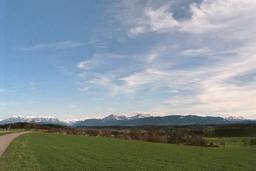
#> input picture Bilder/Beispiel.PNG, 256 x 171 px, shrunk from 1136 x 757 before the run
$ python main.py
#> lines starting #> are read from the running program, lines starting #| are printed output that depends on the picture
from PIL import Image
import numpy as np
import matplotlib.pyplot as plt


### Der Quicksort Algorithmus
# Dies ist eine Hilfsmethode für den quickSort Algorithmus.
# Dem quickSort müssen wir jedes Mal die Parameter arr, low, high und comparator übergeben.
# arr = ist das von uns übergebene Array
# low = der Index des ersten Elements in unserem Array (NICHT den Wert)
# high = der Index des letzten Elements in unserem Array (NICHT den Wert)
# comparator = eine Hilfsfunktion mit deren Hilfe wir entscheiden, wonach wir sortieren wollen.

# Jedes Mal wenn wir ein Bild sortieren, müssen wir die oben genannten 4 Parameter angeben. Um Code-Duplikation zu
# vermeiden, existiert diese Hilfsfunktion.

# So müssen wir nur das Array und die Comparator Funktion übergeben, die Hilfsfunktion übernimmt den Rest.

def quickSortHelp(arr, comparator):
    quickSort(arr, 0, len(arr) - 1, comparator)


def quickSort(arr, low, high, comparator):
    # Wenn das übergebene Array nur noch ein Element hat
    if len(arr) == 1:
        # Dann soll das Array zurückgegeben werden
        return arr
    # Wenn der Index des kleinen Elements kleiner ist als der Index des größten Elements ist
    if low < high:
        # Dann wird die Variable pi definiert
        # Pi ist der Index an dem das Array in zwei geteilt wird. (die Stelle unseres Pivot Elements)
        # arr[pi] ist fertig sortiert
        # was genau partition macht, wird weiter unten erklärt.
        pi = partition(arr, low, high, comparator)

        # Seperately sort elements before partition and after partition
        # Nun wird rekursiv der quickSort Algorithmus erneut aufgerufen. Das Array wird in zwei Arrays geteilt
        # Das erste geht nun vom "ersten" Index zum Element kurz vorm Pivot Element
        quickSort(arr, low, pi - 1, comparator)
        # Das zweite geht vom Element direkt nach dem Pivot Element zum "letzten" Element
        quickSort(arr, pi + 1, high, comparator)
        # "ersten" und "letzten" sind in Anführungszeichen, da es sich nur beim ersten Aufruf um das tatsächlich erste
        # und tatsächich letzte handelt. Da der Algorithmus häufiger aufgerufen wird, wäre der Index von Low/High
        # natürlich auch an anderen Stellen

# Die Methode Partition ist die, die tatsächlich zwei Werte an zwei verschiedenen Stellen miteinander vergleicht
# Es werden die gleichen Parameter wie bei der QuickSort funktion übergeben
def partition(arr, low, high, comparator):
    # i : der Index des kleinsten Elements minus 1, also ganz Links vom Array (noch weiter)
    i = (low - 1)
    # pivot : Wert des Pivot Elements. Hier wird anhand der Comparator Funktion ein Int Wert erstellt, um damit die
    # anderen Elemente zu vergleichen
    pivot = comparator(arr[high])

    # für jeden Wert in diesem Array zwischen dem Index des ersten und des letzten Elements
    for j in range(low, high):
        # Wenn der Wert an der Stelle kleiner ist als das Pivot Element
        if comparator(arr[j]) <= pivot:
            # Soll i um eins vergrößert werden.
            i = i + 1
            # Nun werden die zwei Werte in ihren Positionen vertauscht, damit das bisher kleinste Element vom Wert
            # her ganz links steht.
            arr[i], arr[j] = arr[j], arr[i].copy()
    # Das Element was danach kommt, wird mit dem letzten Element vertauscht
    arr[i + 1], arr[high] = arr[high], arr[i + 1].copy()
    # Zurückgegeben wird i+1 damit wder Algorithmus an die nächste Stelle im Array geht.
    return (i + 1)


### Comparator = Unsere Vergleichsfunktion
# howBright gibt tatsächlich nur die Summe der drei RGB Werte wieder, um nach Helligkeit zu sortieren
def howBright(pixel):
    return int(pixel[0]) + int(pixel[1]) + int(pixel[2])

# Eine andere Möglichkeit ist es, nur nach dem RotAnteil zu sortieren
def valueofRed(pixel):
    return int(pixel[0])

# Oder Gelb Wert
def valueofYellow(pixel):
    return int(pixel[1])

# Oder Blau Wert
def valueofBlue(pixel):
    return int(pixel[2])


### Convert -> Zeilenweise Sortierung
def convertRow(originalImage):
    # Gibt einfach nur die Metadaten des Bildes auf die Konsole wieder
    print(originalImage)
    # Das Bild wird zu einem Numpy Array umgewandelt
    data_array = np.asarray(originalImage)
    # Nun wird das Array nochmal kopiert, damit wir damit arbeiten können
    data_array_sortByRow = data_array.copy()
    # .jpg und .png unterscheiden sich in der Anzahl ihrer Farbkanäle.
    # .jpg hat drei (RGB) und .png hat vier (RGBA)
    # damit es zur Laufzeit nicht zu fehlern kommt, wird geschaut, wieviele Werte wir bekommen (3 oder 4)
    data_Format = len(data_array[0][0])
    # Die Breite und Höhe des Arrays wird durch die Bildgröße bestimmt
    width, height = originalImage.size
    # Nun wird ein Array erstellt wo die Pixel sortiert angeorndet sein werden
    converted_data_array = np.zeros((height, width, data_Format), dtype=np.uint8)

    # Hier wird tatsächlich sortiert und eingefügt
    # Für jede Zeile im Bild
    for i in range(height):
        # wird die noch unsortierte Zeile temporär in der Variable sortedRow gespeichert
        sortedRow = data_array_sortByRow[i].copy()
        # dann wird die methode quickSortHelp aufgerufen (die wiederrum quickSort aufruft) um zu vergleichen
        quickSortHelp(sortedRow, howBright)  # comparator ohne Klammern!
        # Nun wird in das von uns vorbereitete Array die sortierte Zeile eingefügt
        converted_data_array[i] = sortedRow

    # Schließlich wird ein Sortiertes Bild aus dem Array erstellt
    converted_image_row = Image.fromarray(converted_data_array, "RGBA"[:data_Format])
    # und dann angezeigt
    #converted_image_row.save('Bilder/row.PNG')
    return converted_image_row


### Convert -> By Column
def convertColumn(originalImage):
    # Gibt einfach nur die Metadaten des Bildes auf die Konsole wieder
    print(originalImage)
    # Das Bild wird zu einem Numpy Array umgewandelt. Dabei werden aber mit der Hilfmethode die Axen vertauscht, damit
    # wir an die Werte der jeweiligen Spalten kamen. Nach vielen Überlegungen war dies die einzige Möglichkeit, wie wir
    # an den Wert gekommen sind (die funktioniert hat)
    data_array = switchAxis(np.asarray(originalImage))
    # Nun wird das Array nochmal kopiert, damit wir damit arbeiten können
    data_array_sortByColumn = data_array.copy()
    # Hier wird wieder zwischen den Dateiformaten unterschieden
    data_Format = len(data_array[0][0])
    # Die Breite und Höhe des Arrays wird durch die Bildgröße bestimmt
    width, height = originalImage.size
    # Nun wird ein Array erstellt wo die Pixel sortiert angeorndet sein werden
    converted_data_array = np.zeros((width, height, data_Format), dtype=np.uint8)

    # Hier wird tatsächlich sortiert und eingefügt
    # Für jede Spalte im Bild
    for i in range(width):
        # wird die noch unsortierte Spalte temporär in der Variable sortedColumn gespeichert
        sortedColumn = data_array_sortByColumn[i].copy()
        # dann wird die methode quickSortHelp aufgerufen (die wiederrum quickSort aufruft) um zu vergleichen
        quickSortHelp(sortedColumn, howBright)
        # Nun wird in das von uns vorbereitete Array die sortierte Zeile eingefügt
        converted_data_array[i] = sortedColumn

    # Schließlich wird ein Sortiertes Bild aus dem Array erstellt. Dabei werden die Achsen auch wieder zurückgetauscht
    converted_image_column = Image.fromarray(switchAxis(converted_data_array), "RGBA"[:data_Format])
    # und dann angezeigt
    #converted_image_column.save('Bilder/column.PNG')
    return converted_image_column


# Hilfsmethode zu convertColumn
def switchAxis(data_array):
    # Diente Kontrollzwecken ob alles funktioniert
    # print("started switchAxis")
    # Es wird ein Array erstellt in das die vertauschten Werte eingefügt werden. Es spiegelt quasi das übergebene Array
    # wieder, nur verdreht
    switched_data_array = np.zeros((len(data_array[0]), len(data_array), len(data_array[0][0])), dtype=np.uint8)
    for i in range(len(data_array)):
        for j in range(len(data_array[i])):
            #Hier wird vertauscht bzw. eingefügt
            switched_data_array[j][i] = data_array[i][j]
    # print("finished switchAxis")
    # Und hier wird zurückgegeben
    return switched_data_array


### Convert -> Continuously
def convertContinuously(originalImage):
    # Gibt einfach nur die Metadaten des Bildes auf die Konsole wieder
    print(originalImage)
    # Das Bild wird zu einem Numpy Array umgewandelt.
    data_array = np.asarray(originalImage)
    # Hier wird wieder zwischen den Dateiformaten unterschieden
    data_Format = len(data_array[0][0])
    # Die Breite und Höhe des Arrays wird durch die Bildgröße bestimmt
    width, height = originalImage.size

    # Wir formtieren das Array um in neue Dimensionen
    # -> statt vorher ein 3D Array gehabt zu haben, haben wir jetzt ein 2D Array
    # dies wird erreicht mit der Methode .reshape
    data_array_sortContinuously = data_array.reshape(width * height, data_Format).copy()
    # Jetzt wird der Sortieralgorithmus auf das gesamte Bild angewandt, nicht mehr nur auf Zeile/Spalte
    quickSortHelp(data_array_sortContinuously, howBright)
    # Jetzt wird das 2D Array wieder in ein 3D Array zurückgewandelt
    converted_data_array = data_array_sortContinuously.reshape(height, width, data_Format)
    # Schließlich wird ein sortiertes Bild erstellt
    converted_image_continously = Image.fromarray(converted_data_array, "RGBA"[:data_Format])
    # Und angezeigt
    #converted_image_continously.save('Bilder/continous.PNG')
    return converted_image_continously

#### Aufruf Pixelsorting
# Bild laden
original = Image.open('Bilder/Beispiel.PNG')
#> original is the input picture: PIL image 256x171 RGBA; mean R, G, B, A 133.4, 146.9, 151.3, 255

# Runterskalieren des Bildes
factor = 0.25
width, height = original.size
#> width = 256; height = 171
width, height = int(width * factor), int(height * factor)
#> width = 64; height = 42
original = original.resize((width, height))
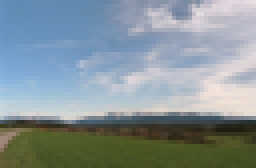
#> original: PIL image 64x42 RGBA (shown 4 times larger); mean R, G, B, A 133.4, 146.9, 151.3, 255

# Nun kann man sehen, wie sortiert wird!
# Hinweis: convertContinuously dauert etwas länger :( Da hilft es den Faktor mit dem Skaliert wird anzupassen damit
# das Bild kleiner wird

def convert(originalImage):
    original = originalImage
    convertedImageRow = convertRow(originalImage)
#| <PIL.Image.Image image mode=RGBA size=64x42 at 0x7F39446B4C90>
#> in convertRow, `data_Format = len(data_array[0][0])`: data_Format = 4
#> the loop in convertRow, `for i in range(height):` made 42 passes
#> after the loop in convertRow, `for i in range(height):`:
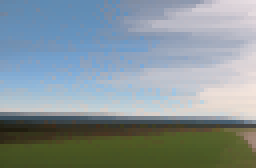
#> converted_data_array: shape (42, 64, 4) (shown 4 times larger); mean R, G, B, A 133.4, 146.9, 151.3, 255
    print("Zeilenweise fertig sortiert")

    convertedImageColumn = convertColumn(originalImage)
#| <PIL.Image.Image image mode=RGBA size=64x42 at 0x7F39446B4C90>
#> in switchAxis, `switched_data_array = np.zeros((len(data_array[0]), len(data_array), l..`: switched_data_array: shape (64, 42, 4); every value is 0
#> the loop in switchAxis, `for i in range(len(data_array)):` made 42 passes
#> after the loop in switchAxis, `for i in range(len(data_array)):`:
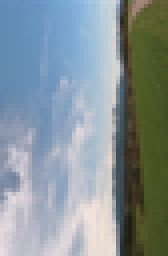
#> switched_data_array: shape (64, 42, 4) (shown 4 times larger); mean of channels 0, 1, 2, 3 133.4, 146.9, 151.3, 255; drawn as R, G, B
#> after the loop in convertColumn, `for i in range(width):`:
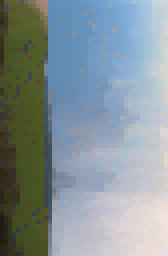
#> converted_data_array: shape (64, 42, 4) (shown 4 times larger); mean of channels 0, 1, 2, 3 133.4, 146.9, 151.3, 255; drawn as R, G, B
#> in switchAxis (call 2), `switched_data_array = np.zeros((len(data_array[0]), len(data_array), l..`: switched_data_array: shape (42, 64, 4); every value is 0
#> the loop in switchAxis (call 2), `for i in range(len(data_array)):` made 64 passes
#> after the loop in switchAxis (call 2), `for i in range(len(data_array)):`:
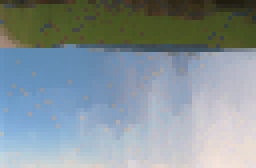
#> switched_data_array: shape (42, 64, 4) (shown 4 times larger); mean of channels 0, 1, 2, 3 133.4, 146.9, 151.3, 255; drawn as R, G, B
    print("Spaltenweise fertig sortiert")

    convertedImageContinuously = convertContinuously(originalImage)
#| <PIL.Image.Image image mode=RGBA size=64x42 at 0x7F39446B4C90>
#> in convertContinuously, `converted_data_array = data_array_sortContinuously.reshape(height, wid..`:
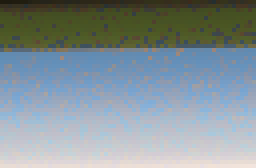
#> converted_data_array: shape (42, 64, 4) (shown 4 times larger); mean of channels 0, 1, 2, 3 133.4, 146.9, 151.3, 255; drawn as R, G, B
    print("Kontinuierlich fertig sortiert")

    # Darstellung in Plot View
    fig, axs = plt.subplots(2, 2)

    axs[0][0].imshow(original)
    axs[0][0].set_title("Orginalbild")
    axs[0][0].axis('off')

    axs[0][1].imshow(convertedImageRow)
    axs[0][1].set_title("Zeilenweise sortiert")
    axs[0][1].axis('off')

    axs[1][0].imshow(convertedImageColumn)
    axs[1][0].set_title("Spaltenweise sortiert")
    axs[1][0].axis('off')

    axs[1][1].imshow(convertedImageContinuously)
    axs[1][1].set_title("Kontinuirlich sortiert")
    axs[1][1].axis('off')

    fig.tight_layout()
    plt.show()

convert(original)
